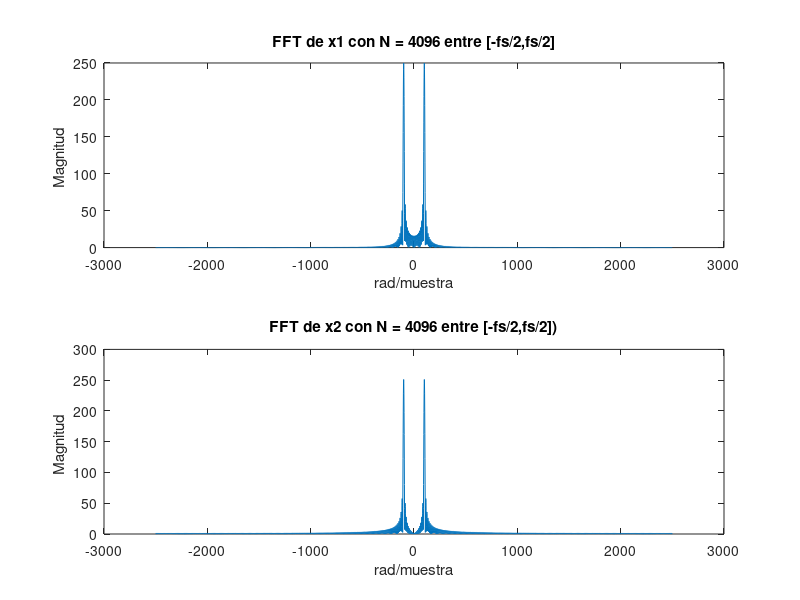
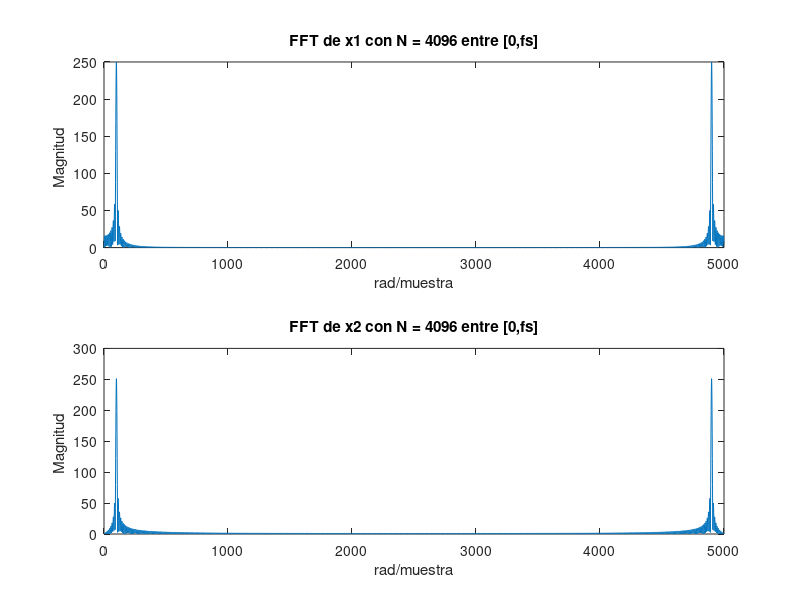

MATLAB code for these plots, in order:
n = 0:1:500;
N = 4096;
fs = 5000;

x1 = sin(2*pi*n/50);
x2 = cos(2*pi*n/50);

X1 = abs(fft(x1,N));
X2 = abs(fft(x2,N));


%Gráficas entre +-fs/2
figure(1)
subplot(2,1,1)
plot([-fs/2:fs/N:fs/2-1],fftshift(X1));
title("FFT de x1 con N = 4096 entre [-fs/2,fs/2]")
xlabel("rad/muestra")
ylabel("Magnitud ")

subplot(2,1,2)
plot([-fs/2:fs/N:fs/2-1], fftshift(X2));
title("FFT de x2 con N = 4096 entre [-fs/2,fs/2])")
xlabel("rad/muestra")
ylabel("Magnitud ")
%% Gráficas entre 0 y fs

figure(2)

subplot(2,1,1)
plot([0:fs/4096:fs-1], X1)
title("FFT de x1 con N = 4096 entre [0,fs]")
xlabel("rad/muestra")
ylabel("Magnitud ")

subplot(2,1,2)
plot([0:fs/4096:fs-1], X2)
title("FFT de x2 con N = 4096 entre [0,fs]")
xlabel("rad/muestra")
ylabel("Magnitud ")


